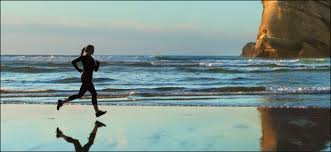
#> input picture image.jpeg, 331 x 152 px
$ python negateImage.py
#> lines starting #> are read from the running program, lines starting #| are printed output that depends on the picture
#> further down, img is the input picture: shape (152, 331, 3); mean B, G, R 142.9, 147.7, 128.9
#Program to create a negative of an Image

import cv2
import numpy as nm

def negateImage(image):
    #Objective: Negating an Image
    #Input: Original Image
    #Output: Negated Image

    height = image.shape[0]
#> height = 152
    width = image.shape[1]
#> width = 331

    for i in range(0, height):
        for j in range(0, width):
            R, B, G = image[i, j]
            #Updating Red Color
            R = 255 - R
            #Updating Blue Color
            B = 255 - B
            #Updating Green Color
            G = 255 - G

            image[i, j] = [R, B, G]
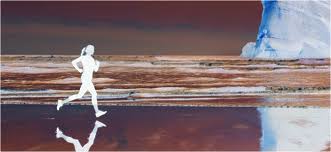
#> image: shape (152, 331, 3); mean B, G, R 112.1, 107.3, 126.1
    return image

img = cv2.imread('image.jpeg')
output = negateImage(img)

cv2.imshow('image',output)
cv2.waitKey(0)
cv2.destroyAllWindows()
